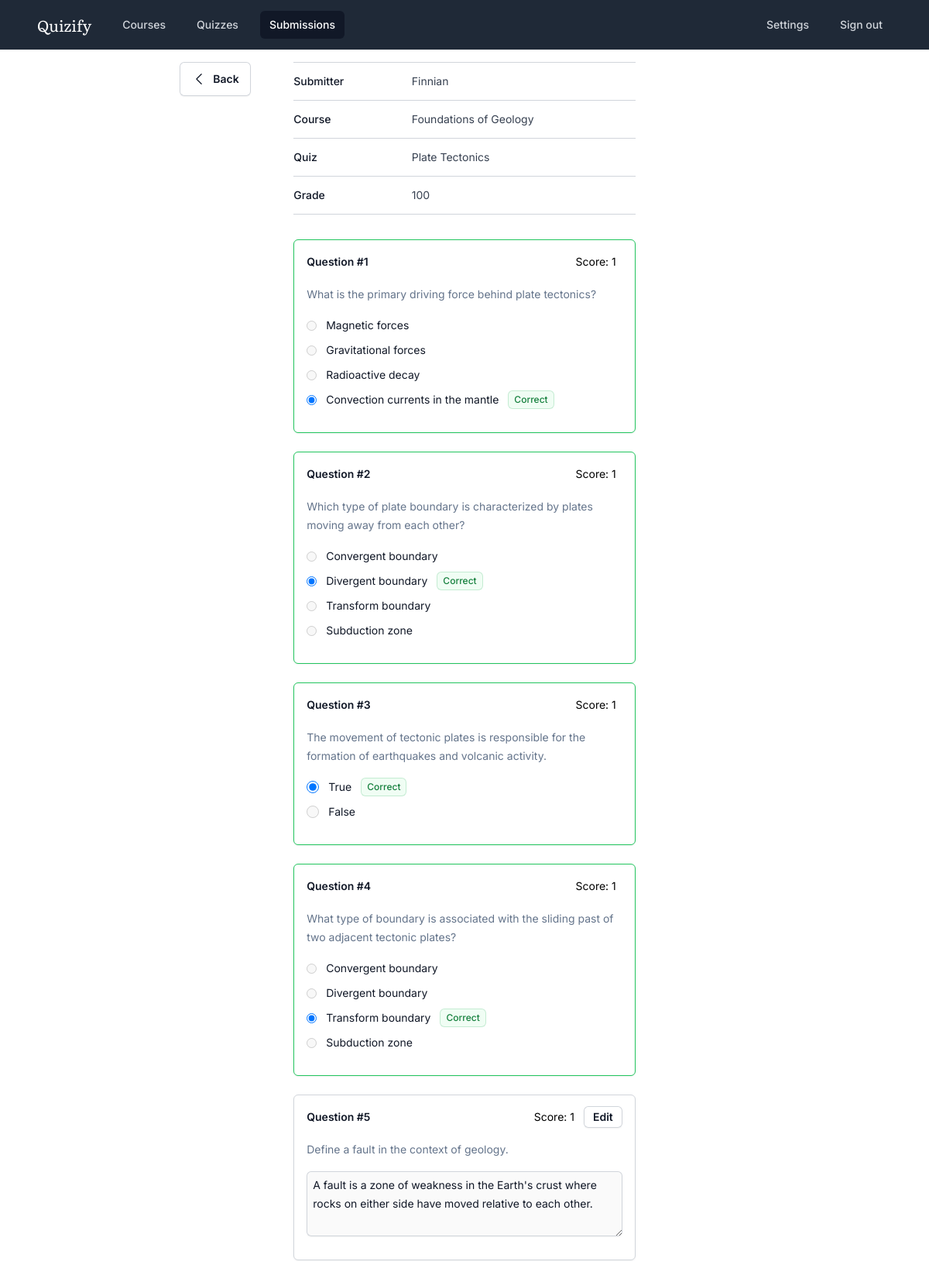
The app's page /submissions/edit.php?submission_id=1 with its own data.
### tables this page shows
CREATE TABLE `submissions` (
  `id` int(11) NOT NULL,
  `submitter` varchar(255) NOT NULL,
  `quiz_id` int(11) NOT NULL,
  `created_at` timestamp NOT NULL DEFAULT current_timestamp()
);

CREATE TABLE `quizzes` (
  `id` int(11) NOT NULL,
  `name` varchar(255) NOT NULL,
  `code` varchar(5) NOT NULL,
  `course_id` int(11) NOT NULL,
  `created_at` timestamp NOT NULL DEFAULT current_timestamp()
);

CREATE TABLE `courses` (
  `id` int(11) NOT NULL,
  `name` varchar(255) NOT NULL,
  `tutor_id` int(11) NOT NULL,
  `created_at` timestamp NOT NULL DEFAULT current_timestamp()
);

CREATE TABLE `responses` (
  `id` int(11) NOT NULL,
  `content` text NOT NULL,
  `score` double NOT NULL,
  `submission_id` int(11) NOT NULL,
  `question_id` int(11) NOT NULL,
  `created_at` timestamp NOT NULL DEFAULT current_timestamp()
);

CREATE TABLE `questions` (
  `id` int(11) NOT NULL,
  `type` char(2) NOT NULL,
  `content` text NOT NULL,
  `quiz_id` int(11) NOT NULL,
  `created_at` timestamp NOT NULL DEFAULT current_timestamp()
);

### utils.php (called while the page is built, shortened)
<?php
function connect_to_database()
{
  $dsn = "mysql:host=localhost;dbname=quizify";
  $username = "root";
  $password = "";
  try {
    $dbh = new PDO($dsn, $username, $password);
  } catch (PDOException $exception) {
    echo $exception->getMessage();
    exit;
  }
  return $dbh;
}
function prepare_and_execute($sql, $params = [])
{
  $dbh = connect_to_database();
  $stmt = $dbh->prepare($sql);
  $stmt->execute($params);
  return $stmt;
}

### submissions/edit.php (the view, shortened to what this page needs)
<?php
require "../utils.php";
$submission_id = $_GET["submission_id"];
$sql = "
SELECT
  c.name AS course,
  q.name AS quiz
FROM quizzes q, submissions s, courses c
WHERE
  s.id = ? AND q.id = s.quiz_id AND c.id = q.course_id
LIMIT
  1;
";
$stmt = prepare_and_execute($sql, [$submission_id]);
$row = $stmt->fetch();
$course = $row["course"];
$quiz = $row["quiz"];
$sql = "SELECT * FROM submissions WHERE id = ? LIMIT 1";
$stmt = prepare_and_execute($sql, [$submission_id]);
$submission = $stmt->fetch();
$sql = "
SELECT
  q.id AS id,
  q.type AS type,
  q.content AS question,
  GROUP_CONCAT(c.content SEPARATOR '|') AS choices,
  a.content AS answer,
  r.id AS response_id,
  r.content AS response,
  r.score AS score
FROM
  questions q
  JOIN responses r ON q.id = r.question_id
  LEFT JOIN choices c ON q.id = c.question_id
  LEFT JOIN answers a ON q.id = a.question_id
WHERE
  q.quiz_id = ?
  AND r.submission_id = ?
GROUP BY
  q.id;
";
$stmt = prepare_and_execute($sql, [$submission["quiz_id"], $submission["id"]]);
$rows = $stmt->fetchAll();
$total_score = 0;
foreach ($rows as $row) {
  $total_score += $row["score"];
}
$num_questions = $stmt->rowCount();
$grade = round(($total_score / $num_questions) * 100, 2);
?>
<!doctype html>
<html lang="en" class="overscroll-none">
<head>
  <script src="https://cdn.tailwindcss.com"></script>
</head>
<body class="min-h-screen font-['Inter']">
  <nav class="bg-gray-800 px-4">
    <div class="mx-auto max-w-7xl px-2 sm:px-6 lg:px-8">
      <div class="relative flex h-16 items-center justify-between">
        <div class="flex flex-1 items-center justify-center sm:items-stretch sm:justify-start">
          <div class="flex flex-shrink-0 items-center">
            <h1 class="text-white font-['Literata'] text-xl mr-1">Quizify</h1>
          </div>
          <div class="hidden sm:ml-6 sm:block">
            <div class="flex space-x-4">
              <a href="../courses/index.php" class="text-gray-300 hover:bg-gray-700 hover:text-white rounded-md px-3 py-2 text-sm font-medium">Courses</a>
              <a href="../quizzes/index.php" class="text-gray-300 hover:bg-gray-700 hover:text-white rounded-md px-3 py-2 text-sm font-medium">Quizzes</a>
              <a href="." class="bg-gray-900 text-white rounded-md px-3 py-2 text-sm font-medium" aria-current="page">Submissions</a>
            </div>
          </div>
        </div>
        <div class="inset-y-0 flex items-center pr-2 sm:static sm:inset-auto sm:ml-6 sm:pr-0">
          <div class="relative ml-3">
            <div class="flex space-x-4">
              <a href="../settings/index.php" class="text-gray-300 hover:bg-gray-700 hover:text-white rounded-md px-3 py-2 text-sm font-medium">Settings</a>
              <a href="../index.php" class="text-gray-300 hover:bg-gray-700 hover:text-white rounded-md px-3 py-2 text-sm font-medium">Sign out</a>
            </div>
          </div>
        </div>
      </div>
    </div>
  </nav>
  <div class="mx-auto max-w-7xl bg-white min-h-screen px-12 pt-4">
    <div class="flex w-full">
      <div class="w-1/4">
        <div class="border-slate-400 flex justify-end sticky top-[16px]">
          <a href="./index.php" id="" class="flex w-1/3 items-center justify-center rounded-md bg-white px-3 py-3 text-sm font-semibold text-gray-900 shadow-sm ring-1 ring-inset ring-gray-300 hover:bg-gray-50">
            <svg xmlns="http://www.w3.org/2000/svg" fill="none" viewBox="0 0 24 24" stroke-width="1.5" stroke="currentColor" class="w-5 h-5">
              <path stroke-linecap="round" stroke-linejoin="round" d="M15.75 19.5 8.25 12l7.5-7.5" />
            </svg>
            <div class="text-center ml-2">
              Back
            </div>
          </a>
        </div>
      </div>
      <div class="w-1/2">
        <div class="w-4/5 mx-auto">
          <div class="mb-8 border-y border-gray-300">
            <dl class="divide-y divide-gray-300">
              <div class="px-4 py-3 sm:grid sm:grid-cols-3 sm:gap-4 sm:px-0">
                <dt class="text-sm font-medium leading-6 text-gray-900">Submitter</dt>
                <dd class="mt-1 text-sm leading-6 text-gray-700 sm:col-span-2 sm:mt-0"><?= $submission["submitter"] ?></dd>
              </div>
              <div class="px-4 py-3 sm:grid sm:grid-cols-3 sm:gap-4 sm:px-0">
                <dt class="text-sm font-medium leading-6 text-gray-900">Course</dt>
                <dd class="mt-1 text-sm leading-6 text-gray-700 sm:col-span-2 sm:mt-0"><?= $course ?></dd>
              </div>
              <div class="px-4 py-3 sm:grid sm:grid-cols-3 sm:gap-4 sm:px-0">
                <dt class="text-sm font-medium leading-6 text-gray-900">Quiz</dt>
                <dd class="mt-1 text-sm leading-6 text-gray-700 sm:col-span-2 sm:mt-0"><?= $quiz ?></dd>
              </div>
              <div class="px-4 py-3 sm:grid sm:grid-cols-3 sm:gap-4 sm:px-0">
                <dt class="text-sm font-medium leading-6 text-gray-900">Grade</dt>
                <dd class="mt-1 text-sm leading-6 text-gray-700 sm:col-span-2 sm:mt-0"><?= $grade ?></dd>
              </div>
            </dl>
          </div>
          <form method="" class="mb-14">
            <?php foreach ($rows as $index => $row) : ?>
              <?php
              $border_color = "";
              if ($row["type"] == "OE") {
                $border_color = "border-gray-300";
              } else {
                if ($row["response"] ==  $row["answer"]) {
                  $border_color = "border-green-500";
                } else {
                  $border_color = "border-red-500";
                }
              }
              ?>
              <div class="border shadow-sm mx-auto rounded-md mb-6 px-4 py-3.5 bordr-slate-400 bg-white <?= $border_color ?>">
                <div class="flex items-center h-[28px]">
                  <div class="grow">
                    <legend class="text-sm font-semibold leading-6 text-gray-900">Question #<?= $index + 1; ?></legend>
                  </div>
                  <div>
                    <div class="flex items-center border-slate-400 rounded-md py-1">
                      <div class="px-2">
                        <p class="text-sm">Score: <?= $row["score"]; ?></p>
                      </div>
                      <?php if ($row["type"] == "OE") : ?>
                        <div class="w-fit ml-1">
                          <button type="button" value="<?= $row["response_id"] . "-" . $row["score"]; ?>" class="edit-button cursor-pointer rounded-md bg-white px-3 py-1 text-sm font-semibold text-gray-900 shadow-sm ring-1 ring-inset ring-gray-300 hover:bg-gray-50">
                            Edit
                          </button>
                        </div>
                      <?php endif; ?>
                    </div>
                  </div>
                </div>
                <p class="my-4 text-sm leading-6 text-slate-500"><?= $row["question"] ?></p>
                <div class="my-4">
                  <?php $h = "question_" . $row["id"]; ?>
                  <?php if ($row["type"] == "MC") : ?>
                    <?php foreach (explode("|", $row["choices"]) as $index => $choice) : ?>
                      <div class="flex items-center gap-x-3 my-2">
                        <?php if ($row["response"] == $choice) : ?>
                          <input id="<?= $h . "_" . $index ?>" name="<?= $h ?>" type="radio" value="<?= $choice ?>" checked>
                          <label for="<?= $h . "_" . $index ?>" class="block text-sm leading-6 text-gray-900"><?= htmlspecialchars($choice) ?></label>
                          <?php if ($row["answer"] == $choice) : ?>
                            <span class="inline-flex items-center rounded-md bg-green-50 px-2 py-1 text-xs font-medium text-green-700 ring-1 ring-inset ring-green-600/20">
                              Correct
                            </span>
                          <?php else : ?>
                            <span class="inline-flex items-center rounded-md bg-red-50 px-2 py-1 text-xs font-medium text-red-700 ring-1 ring-inset ring-red-600/20">
                              Incorrect
                            </span>
                          <?php endif ?>
                        <?php else : ?>
                          <input id="<?= $h . "_" . $index ?>" name="<?= $h ?>" type="radio" value="<?= $choice ?>" disabled>
                          <label for="<?= $h . "_" . $index ?>" class="block text-sm leading-6 text-gray-900"><?= htmlspecialchars($choice) ?></label>
                        <?php endif; ?>
                      </div>
                    <?php endforeach ?>
                  <?php elseif ($row["type"] == "TF") : ?>
                    <div class="flex items-center gap-x-3 my-2">
                      <?php if ($row["response"] == "True") : ?>
                        <input id="<?= $h ?>" name="<?= $h ?>" type="radio" value="True" class="h-4 w-4 border-gray-300 text-indigo-600 focus:ring-indigo-600" checked>
                        <label id="<?= $h ?>" class="block text-sm leading-6 text-gray-900">True</label>
                        <?php if ($row["answer"] == "True") : ?>
                          <span class="inline-flex items-center rounded-md bg-green-50 px-2 py-1 text-xs font-medium text-green-700 ring-1 ring-inset ring-green-600/20">
                            Correct
                          </span>
                        <?php else : ?>
                          <span class="inline-flex items-center rounded-md bg-red-50 px-2 py-1 text-xs font-medium text-red-700 ring-1 ring-inset ring-red-600/20">
                            Incorrect
                          </span>
                        <?php endif ?>
                      <?php else : ?>
                        <input id="<?= $h ?>" name="<?= $h ?>" type="radio" value="True" class="h-4 w-4 border-gray-300 text-indigo-600 focus:ring-indigo-600" disabled>
                        <label id="<?= $h ?>" class="block text-sm leading-6 text-gray-900">True</label>
                      <?php endif; ?>
                    </div>
                    <div class="flex items-center gap-x-3 my-2">
                      <?php if ($row["response"] == "False") : ?>
                        <input id="<?= $h ?>" name="<?= $h ?>" type="radio" value="False" class="h-4 w-4 border-gray-300 text-indigo-600 focus:ring-indigo-600" checked>
                        <label id="<?= $h ?>" class="block text-sm leading-6 text-gray-900">False</label>
                        <?php if ($row["answer"] == "False") : ?>
                          <span class="inline-flex items-center rounded-md bg-green-50 px-2 py-1 text-xs font-medium text-green-700 ring-1 ring-inset ring-green-600/20">
                            Correct
                          </span>
                        <?php else : ?>
                          <span class="inline-flex items-center rounded-md bg-red-50 px-2 py-1 text-xs font-medium text-red-700 ring-1 ring-inset ring-red-600/20">
                            Incorrect
                          </span>
                        <?php endif ?>
                      <?php else : ?>
                        <input id="<?= $h ?>" name="<?= $h ?>" type="radio" value="False" class="h-4 w-4 border-gray-300 text-indigo-600 focus:ring-indigo-600" disabled>
                        <label id="<?= $h ?>" class="block text-sm leading-6 text-gray-900">False</label>
                      <?php endif; ?>
                    </div>
                  <?php elseif ($row["type"] == "OE") : ?>
                    <div class="flex items-center gap-x-3 my-2">
                      <textarea id="<?= $h ?>" name="<?= $h ?>" disabled rows="3" class="block w-full rounded-md border-0 py-1.5 px-2 text-gray-900 shadow-sm ring-1 ring-inset ring-gray-300 placeholder:text-gray-400 focus:ring-2 focus:ring-inset focus:ring-indigo-600 sm:text-sm sm:leading-6"><?= $row["response"]; ?></textarea>
                    </div>
                  <?php endif; ?>
                </div>
              </div>
            <?php endforeach; ?>
          </form>
        </div>
      </div>
    </div>
  </div>
</body>
</html>

### records on screen
submissions: submitter "Finnian"
quizzes: course.name "Foundations of Geology", name "Plate Tectonics"
responses: score "1", question.content "What is the primary driving force behind plate tectonics?", choice "Magnetic forces", choice "Gravitational forces", choice "Radioactive decay", choice "Convection currents in the mantle"
responses: score "1", question.content "Which type of plate boundary is characterized by plates moving away from each other?", choice "Convergent boundary", choice "Divergent boundary", choice "Transform boundary", choice "Subduction zone"
responses: score "1", question.content "The movement of tectonic plates is responsible for the formation of earthquakes and volcanic activity.", shows "Correct"
responses: score "1", question.content "What type of boundary is associated with the sliding past of two adjacent tectonic plates?", choice "Convergent boundary", choice "Divergent boundary", choice "Transform boundary", choice "Subduction zone"
responses: score "1", question.content "Define a fault in the context of geology.", question+content "A fault is a zone of weakness in the Earth's crust where rocks on either side have moved relative to each other."

### other values on screen
$grade "100"
